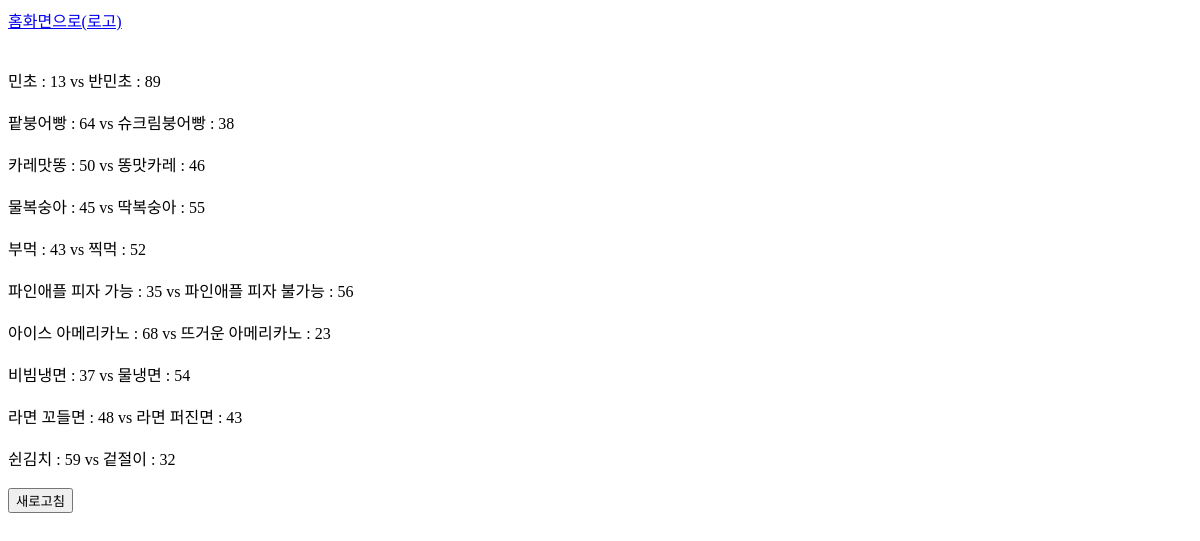
Before: /main_page with the older database file.
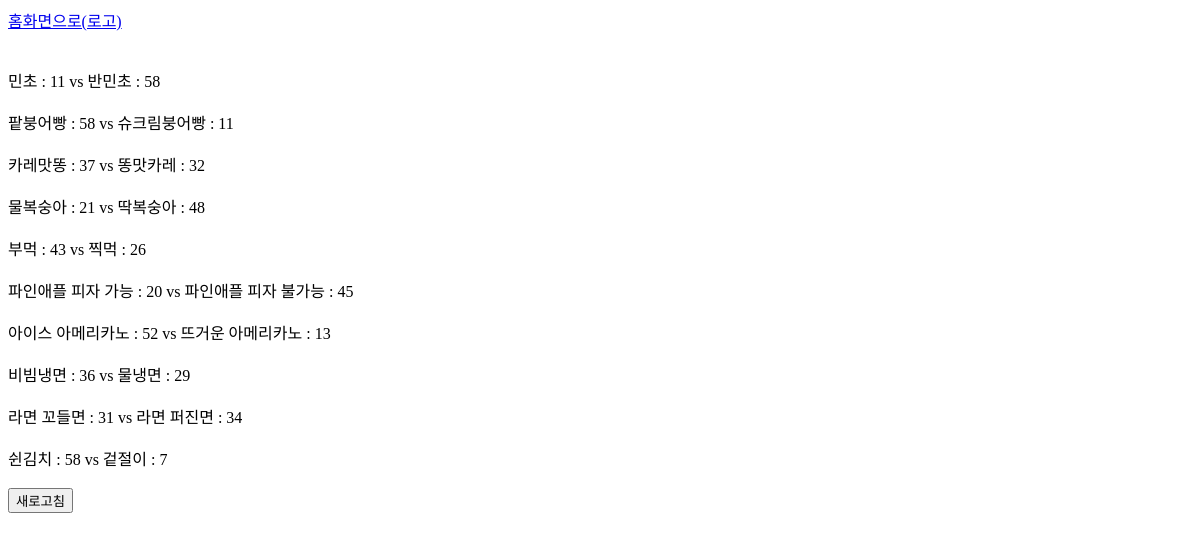
After: the same page with the newer database file.
### polls/models.py (models this page shows, shortened)
class Vote(models.Model):
    vote_name = models.CharField(default = '',max_length=20)
    created = models.DateTimeField(default=timezone.now)

class Choice(models.Model):
    vote = models.ForeignKey(Vote,on_delete=models.CASCADE)
    name = models.CharField(max_length=20)
    count = models.IntegerField(default=0)
    powerful = models.BooleanField(default=False)
    def __str__(self):
        return self.name

### polls/views.py (the view)
# urls.py: path('main_page', main_page, name = "main_page"),
def main_page(request) :
    total_voted_number = Choice.objects.get(id=1).count +Choice.objects.get(id=2).count # 총 투표한 사람들의 수
    vote = Vote.objects.all()
    choice = Choice.objects.all()
    return render(request, 'main.html', {'vote':vote, 'choice':choice, 'total_voted_number' : total_voted_number })

### polls/templates/main.html
<html>
<head>
    <link href="static/css/main.css" type="text/css" rel="stylesheet">
</head>
<body>
<a href="{% url 'start_page' %}">홈화면으로(로고)</a><br>
{% for v in vote %}
    <br><br>
    {{v.choice_set.all.0}} : {{v.choice_set.all.0.count}} vs
    {{v.choice_set.all.1}} : {{v.choice_set.all.1.count}}
{% endfor %}
<br>
<br>
<button onClick="window.location.reload()">새로고침</button>
</body>

Changed rows visible on the page:
changed through a linked row, Vote "민초": choice_set.all.0.count "13" → "11"; choice_set.all.1.count "89" → "58"
changed through a linked row, Vote "팥붕어빵": choice_set.all.0.count "64" → "58"; choice_set.all.1.count "38" → "11"
changed through a linked row, Vote "카레맛똥": choice_set.all.0.count "50" → "37"; choice_set.all.1.count "46" → "32"
changed through a linked row, Vote "물복숭아": choice_set.all.0.count "45" → "21"; choice_set.all.1.count "55" → "48"
changed through a linked row, Vote "부먹": choice_set.all.1.count "52" → "26"
changed through a linked row, Vote "파인애플 피자 가능": choice_set.all.0.count "35" → "20"; choice_set.all.1.count "56" → "45"
changed through a linked row, Vote "아이스 아메리카노": choice_set.all.0.count "68" → "52"; choice_set.all.1.count "23" → "13"
changed through a linked row, Vote "비빔냉면": choice_set.all.0.count "37" → "36"; choice_set.all.1.count "54" → "29"
changed through a linked row, Vote "라면 꼬들면": choice_set.all.0.count "48" → "31"; choice_set.all.1.count "43" → "34"
changed through a linked row, Vote "쉰김치": choice_set.all.0.count "59" → "58"; choice_set.all.1.count "32" → "7"
